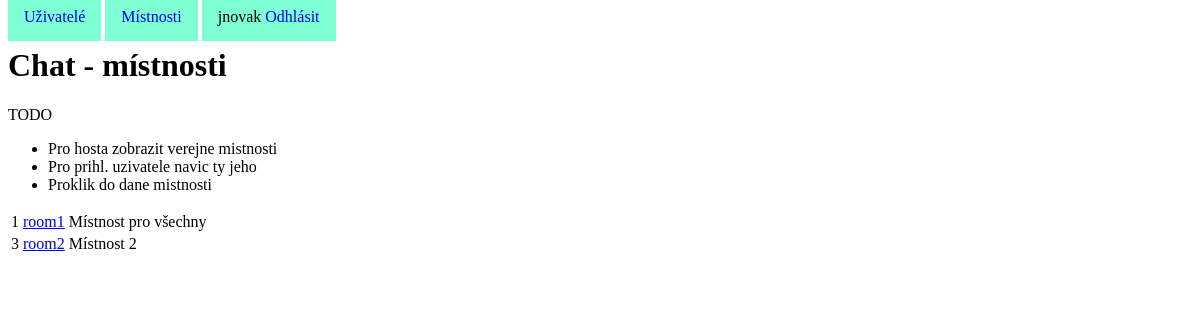
Screenshot of /rooms.php (signed in) with the database file from the repository.
### tables this page shows
CREATE TABLE `rooms` (
  `id` int NOT NULL AUTO_INCREMENT,
  `name` varchar(45) NOT NULL,
  `public` enum('Y','N') NOT NULL DEFAULT 'N',
  `descr` varchar(1000) DEFAULT NULL,
  PRIMARY KEY (`id`),
  UNIQUE KEY `name` (`name`)
);

### rooms.php (the view, shortened to what this page needs)
<?php
require_once "layout/header.php";
?>
<h1>Chat - místnosti</h1>
TODO
<ul>
<li>Pro hosta zobrazit verejne mistnosti
<li>Pro prihl. uzivatele navic ty jeho
<li>Proklik do dane mistnosti
</ul>
<?php
$sql = "
select id, name, public, descr
from rooms
where public = 'Y'
"
.($_SESSION["logged_in"] ? " or public = 'N'" : "");
$con = connect_db();
$sqlstat = mysqli_query($con, $sql);
echo "<table>\n";
while ($row = mysqli_fetch_array($sqlstat)) {
    echo "<tr>";
    $id = $row["id"];
    echo "<td>$id</td>";
    echo "<td><a href='chat.php?id=$id'>"
        .$row["name"]
        ."</a></td>";
    echo "<td>".$row["descr"]."</td>";
    echo "</tr>\n";
}
echo "</table>\n";
?>
<?php
require_once "layout/footer.php";
?>

### rows the page displays
rooms: id "1", name "room1", descr "Místnost pro všechny"
rooms: id "3", name "room2", descr "Místnost 2"

### other values shown
$_SESSION["login"] "jnovak"
